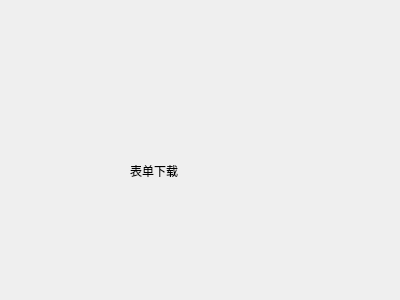
<?xml version="1.0" encoding="UTF-8"?>
<ui version="4.0">
 <class>WidgetBDXZ</class>
 <widget class="QWidget" name="WidgetBDXZ">
  <property name="geometry">
   <rect>
    <x>0</x>
    <y>0</y>
    <width>400</width>
    <height>300</height>
   </rect>
  </property>
  <property name="windowTitle">
   <string>WidgetBDXZ</string>
  </property>
  <widget class="QLabel" name="label">
   <property name="geometry">
    <rect>
     <x>130</x>
     <y>130</y>
     <width>171</width>
     <height>81</height>
    </rect>
   </property>
   <property name="text">
    <string>表单下载</string>
   </property>
  </widget>
 </widget>
 <layoutdefault spacing="6" margin="11"/>
 <resources/>
 <connections/>
</ui>
